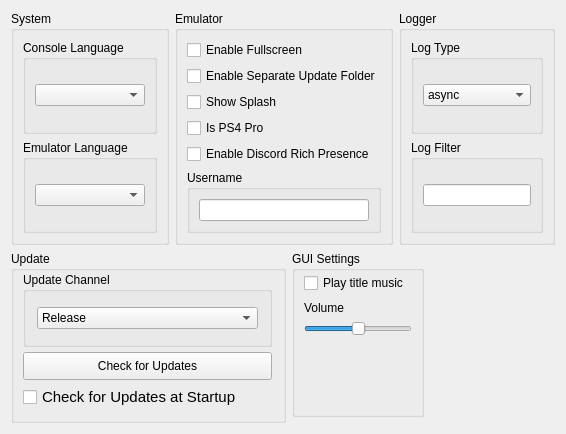
      <widget class="QWidget" name="generalTab">
       <attribute name="title">
        <string>General</string>
       </attribute>
       <layout class="QVBoxLayout" name="generalTabVLayout" stretch="0,0">
        <item>
         <layout class="QHBoxLayout" name="generalTabHLayoutTop" stretch="1,1,1">
          <item>
           <layout class="QVBoxLayout" name="systemTabLayoutLeft">
            <item>
             <widget class="QGroupBox" name="SystemSettings">
              <property name="title">
               <string>System</string>
              </property>
              <layout class="QVBoxLayout" name="emuSettingsLayout">
               <item>
                <widget class="QGroupBox" name="consoleLanguageGroupBox">
                 <property name="title">
                  <string>Console Language</string>
                 </property>
                 <layout class="QVBoxLayout" name="settingsLayout">
                  <item>
                   <widget class="QComboBox" name="consoleLanguageComboBox"/>
                  </item>
                 </layout>
                </widget>
               </item>
               <item>
                <widget class="QGroupBox" name="emulatorLanguageGroupBox">
                 <property name="title">
                  <string>Emulator Language</string>
                 </property>
                 <layout class="QVBoxLayout" name="langSettingsLayout">
                  <item>
                   <widget class="QComboBox" name="emulatorLanguageComboBox"/>
                  </item>
                 </layout>
                </widget>
               </item>
              </layout>
             </widget>
            </item>
           </layout>
          </item>
          <item>
           <layout class="QVBoxLayout" name="emulatorTabLayoutMiddle">
            <item>
             <widget class="QGroupBox" name="emulatorSettingsGroupBox">
              <property name="title">
               <string>Emulator</string>
              </property>
              <layout class="QVBoxLayout" name="additionalSettingsVLayout">
               <item>
                <layout class="QVBoxLayout" name="emulatorverticalLayout">
                 <item>
                  <widget class="QCheckBox" name="fullscreenCheckBox">
                   <property name="text">
                    <string>Enable Fullscreen</string>
                   </property>
                  </widget>
                 </item>
                 <item>
                  <widget class="QCheckBox" name="separateUpdatesCheckBox">
                   <property name="text">
                    <string>Enable Separate Update Folder</string>
                   </property>
                  </widget>
                 </item>
                 <item>
                  <widget class="QCheckBox" name="showSplashCheckBox">
                   <property name="text">
                    <string>Show Splash</string>
                   </property>
                  </widget>
                 </item>
                 <item>
                  <widget class="QCheckBox" name="ps4proCheckBox">
                   <property name="text">
                    <string>Is PS4 Pro</string>
                   </property>
                  </widget>
                 </item>
                 <item>
                  <widget class="QCheckBox" name="discordRPCCheckbox">
                   <property name="text">
                    <string>Enable Discord Rich Presence</string>
                   </property>
                  </widget>
                 </item>
                </layout>
               </item>
               <item>
                <layout class="QVBoxLayout" name="vLayoutUserName">
                 <property name="spacing">
                  <number>6</number>
                 </property>
                 <property name="leftMargin">
                  <number>0</number>
                 </property>
                 <item>
                  <layout class="QHBoxLayout" name="hLayoutUserName">
                   <item>
                    <widget class="QGroupBox" name="userName">
                     <property name="title">
                      <string>Username</string>
                     </property>
                     <layout class="QVBoxLayout" name="userNameLayout">
                      <item>
                       <widget class="QLineEdit" name="userNameLineEdit"/>
                      </item>
                     </layout>
                    </widget>
                   </item>
                  </layout>
                 </item>
                </layout>
               </item>
              </layout>
             </widget>
            </item>
           </layout>
          </item>
          <item>
           <layout class="QVBoxLayout" name="loggerTabLayoutRight">
            <item>
             <widget class="QGroupBox" name="loggerGroupBox">
              <property name="title">
               <string>Logger</string>
              </property>
              <layout class="QVBoxLayout" name="loggerLayout">
               <item>
                <widget class="QWidget" name="LogTypeWidget" native="true">
                 <layout class="QVBoxLayout" name="LogTypeLayout">
                  <property name="leftMargin">
                   <number>0</number>
                  </property>
                  <property name="topMargin">
                   <number>0</number>
                  </property>
                  <property name="rightMargin">
                   <number>0</number>
                  </property>
                  <property name="bottomMargin">
                   <number>0</number>
                  </property>
                  <item>
                   <widget class="QGroupBox" name="logTypeGroupBox">
                    <property name="title">
                     <string>Log Type</string>
                    </property>
                    <layout class="QVBoxLayout" name="logTypeBoxLayout">
                     <item>
                      <widget class="QComboBox" name="logTypeComboBox">
                       <item>
                        <property name="text">
                         <string>async</string>
                        </property>
                       </item>
                       <item>
                        <property name="text">
                         <string>sync</string>
                        </property>
                       </item>
                      </widget>
                     </item>
                    </layout>
                   </widget>
                  </item>
                 </layout>
                </widget>
               </item>
               <item>
                <layout class="QVBoxLayout" name="vLayoutLogFilter">
                 <property name="spacing">
                  <number>6</number>
                 </property>
                 <property name="leftMargin">
                  <number>0</number>
                 </property>
                 <item>
                  <layout class="QHBoxLayout" name="hLayoutLogFilter">
                   <item>
                    <widget class="QGroupBox" name="logFilter">
                     <property name="title">
                      <string>Log Filter</string>
                     </property>
                     <layout class="QVBoxLayout" name="logFilterLayout">
                      <item>
                       <widget class="QLineEdit" name="logFilterLineEdit"/>
                      </item>
                     </layout>
                    </widget>
                   </item>
                  </layout>
                 </item>
                </layout>
               </item>
              </layout>
             </widget>
            </item>
           </layout>
          </item>
         </layout>
        </item>
        <item>
         <layout class="QHBoxLayout" name="generalTabHLayout_2">
          <item>
           <layout class="QVBoxLayout" name="updaterTabLayoutLeft">
            <property name="sizeConstraint">
             <enum>QLayout::SizeConstraint::SetDefaultConstraint</enum>
            </property>
            <property name="leftMargin">
             <number>0</number>
            </property>
            <property name="topMargin">
             <number>0</number>
            </property>
            <property name="rightMargin">
             <number>0</number>
            </property>
            <property name="bottomMargin">
             <number>0</number>
            </property>
            <item alignment="Qt::AlignmentFlag::AlignTop">
             <widget class="QGroupBox" name="updaterGroupBox">
              <property name="sizePolicy">
               <sizepolicy hsizetype="Preferred" vsizetype="MinimumExpanding">
                <horstretch>0</horstretch>
                <verstretch>0</verstretch>
               </sizepolicy>
              </property>
              <property name="minimumSize">
               <size>
                <width>275</width>
                <height>0</height>
               </size>
              </property>
              <property name="maximumSize">
               <size>
                <width>16777215</width>
                <height>16777215</height>
               </size>
              </property>
              <property name="title">
               <string>Update</string>
              </property>
              <layout class="QVBoxLayout" name="UpdateLayout" stretch="0,0,0">
               <property name="spacing">
                <number>5</number>
               </property>
               <property name="topMargin">
                <number>1</number>
               </property>
               <property name="rightMargin">
                <number>11</number>
               </property>
               <property name="bottomMargin">
                <number>11</number>
               </property>
               <item>
                <widget class="QGroupBox" name="updaterComboBox">
                 <property name="sizePolicy">
                  <sizepolicy hsizetype="Preferred" vsizetype="Fixed">
                   <horstretch>0</horstretch>
                   <verstretch>0</verstretch>
                  </sizepolicy>
                 </property>
                 <property name="minimumSize">
                  <size>
                   <width>0</width>
                   <height>75</height>
                  </size>
                 </property>
                 <property name="maximumSize">
                  <size>
                   <width>16777215</width>
                   <height>16777215</height>
                  </size>
                 </property>
                 <property name="title">
                  <string>Update Channel</string>
                 </property>
                 <layout class="QVBoxLayout" name="UpdateChannelLayout">
                  <property name="spacing">
                   <number>7</number>
                  </property>
                  <property name="leftMargin">
                   <number>11</number>
                  </property>
                  <property name="topMargin">
                   <number>11</number>
                  </property>
                  <property name="rightMargin">
                   <number>11</number>
                  </property>
                  <property name="bottomMargin">
                   <number>11</number>
                  </property>
                  <item>
                   <widget class="QComboBox" name="updateComboBox">
                    <property name="sizePolicy">
                     <sizepolicy hsizetype="Preferred" vsizetype="Fixed">
                      <horstretch>0</horstretch>
                      <verstretch>0</verstretch>
                     </sizepolicy>
                    </property>
                    <item>
                     <property name="text">
                      <string>Release</string>
                     </property>
                    </item>
                    <item>
                     <property name="text">
                      <string>Nightly</string>
                     </property>
                    </item>
                   </widget>
                  </item>
                 </layout>
                </widget>
               </item>
               <item>
                <widget class="QPushButton" name="checkUpdateButton">
                 <property name="sizePolicy">
                  <sizepolicy hsizetype="MinimumExpanding" vsizetype="Fixed">
                   <horstretch>0</horstretch>
                   <verstretch>0</verstretch>
                  </sizepolicy>
                 </property>
                 <property name="minimumSize">
                  <size>
                   <width>197</width>
                   <height>28</height>
                  </size>
                 </property>
                 <property name="maximumSize">
                  <size>
                   <width>16777215</width>
                   <height>16777215</height>
                  </size>
                 </property>
                 <property name="text">
                  <string>Check for Updates</string>
                 </property>
                </widget>
               </item>
               <item>
                <widget class="QCheckBox" name="updateCheckBox">
                 <property name="sizePolicy">
                  <sizepolicy hsizetype="Preferred" vsizetype="Fixed">
                   <horstretch>0</horstretch>
                   <verstretch>0</verstretch>
                  </sizepolicy>
                 </property>
                 <property name="font">
                  <font>
                   <pointsize>11</pointsize>
                   <bold>false</bold>
                  </font>
                 </property>
                 <property name="text">
                  <string>Check for Updates at Startup</string>
                 </property>
                </widget>
               </item>
              </layout>
             </widget>
            </item>
           </layout>
          </item>
          <item>
           <layout class="QVBoxLayout" name="GUITabLayoutMiddle" stretch="0">
            <item alignment="Qt::AlignmentFlag::AlignTop">
             <widget class="QGroupBox" name="GUIgroupBox">
              <property name="sizePolicy">
               <sizepolicy hsizetype="Preferred" vsizetype="Preferred">
                <horstretch>0</horstretch>
                <verstretch>0</verstretch>
               </sizepolicy>
              </property>
              <property name="minimumSize">
               <size>
                <width>0</width>
                <height>0</height>
               </size>
              </property>
              <property name="title">
               <string>GUI Settings</string>
              </property>
              <layout class="QVBoxLayout" name="GUILayout">
               <property name="topMargin">
                <number>1</number>
               </property>
               <property name="bottomMargin">
                <number>11</number>
               </property>
               <item>
                <layout class="QVBoxLayout" name="GUIMusicLayout">
                 <property name="topMargin">
                  <number>1</number>
                 </property>
                 <property name="bottomMargin">
                  <number>0</number>
                 </property>
                 <item>
                  <widget class="QCheckBox" name="playBGMCheckBox">
                   <property name="sizePolicy">
                    <sizepolicy hsizetype="Minimum" vsizetype="Fixed">
                     <horstretch>0</horstretch>
                     <verstretch>0</verstretch>
                    </sizepolicy>
                   </property>
                   <property name="text">
                    <string>Play title music</string>
                   </property>
                  </widget>
                 </item>
                 <item>
                  <spacer name="GUIverticalSpacer_2">
                   <property name="orientation">
                    <enum>Qt::Orientation::Vertical</enum>
                   </property>
                   <property name="sizeType">
                    <enum>QSizePolicy::Policy::Fixed</enum>
                   </property>
                   <property name="sizeHint" stdset="0">
                    <size>
                     <width>20</width>
                     <height>2</height>
                    </size>
                   </property>
                  </spacer>
                 </item>
                 <item>
                  <widget class="QLabel" name="label">
                   <property name="sizePolicy">
                    <sizepolicy hsizetype="Preferred" vsizetype="Fixed">
                     <horstretch>0</horstretch>
                     <verstretch>0</verstretch>
                    </sizepolicy>
                   </property>
                   <property name="maximumSize">
                    <size>
                     <width>16777215</width>
                     <height>16777215</height>
                    </size>
                   </property>
                   <property name="text">
                    <string>Volume</string>
                   </property>
                  </widget>
                 </item>
                 <item>
                  <widget class="QSlider" name="BGMVolumeSlider">
                   <property name="toolTip">
                    <string>Set the volume of the background music.</string>
                   </property>
                   <property name="maximum">
                    <number>100</number>
                   </property>
                   <property name="singleStep">
                    <number>10</number>
                   </property>
                   <property name="pageStep">
                    <number>20</number>
                   </property>
                   <property name="value">
                    <number>50</number>
                   </property>
                   <property name="orientation">
                    <enum>Qt::Orientation::Horizontal</enum>
                   </property>
                   <property name="invertedAppearance">
                    <bool>false</bool>
                   </property>
                   <property name="invertedControls">
                    <bool>false</bool>
                   </property>
                   <property name="tickPosition">
                    <enum>QSlider::TickPosition::NoTicks</enum>
                   </property>
                   <property name="tickInterval">
                    <number>10</number>
                   </property>
                  </widget>
                 </item>
                </layout>
               </item>
               <item>
                <widget class="QWidget" name="GUIwidgetSpacer" native="true">
                 <property name="minimumSize">
                  <size>
                   <width>0</width>
                   <height>61</height>
                  </size>
                 </property>
                </widget>
               </item>
              </layout>
             </widget>
            </item>
           </layout>
          </item>
          <item>
           <layout class="QVBoxLayout" name="EmptyTabLayoutRight">
            <item>
             <spacer name="emptyHorizontalSpacer">
              <property name="orientation">
               <enum>Qt::Orientation::Horizontal</enum>
              </property>
              <property name="sizeHint" stdset="0">
               <size>
                <width>40</width>
                <height>20</height>
               </size>
              </property>
             </spacer>
            </item>
           </layout>
          </item>
         </layout>
        </item>
       </layout>
      </widget>
